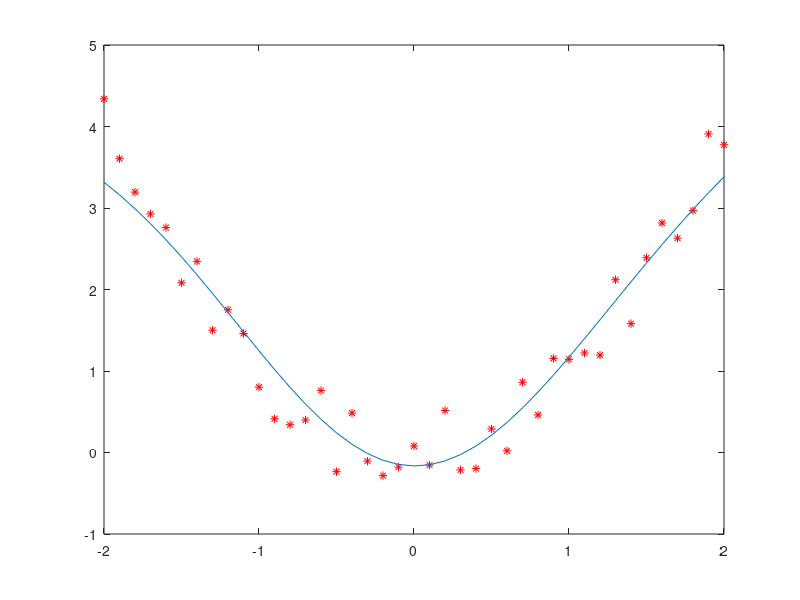

MATLAB code for this plot:
clear close()
P = -2 :0.1: 2; T = P.^2 + 1*(rand(size(P))-0.5); 

%siec 
S1 = 100;
W1 = rand(S1, 1)- 0.5; B1 = rand(S1, 1)- 0.5;
W2 = rand(1, S1) -0,5; B2 = rand(1,1) -0.5;
lr = 0.001


for  epoka = 1 : 100
%odpowiedz sieci
A1 = tanh(W1*P + B1*ones(size(P)));
A2 = W2*A1 + B2;

%propagacja wsteczna
E2 = T - A2;
E1 = W2'*E2;

dW2 = lr* E2 * A1';
dB2 = lr *E2 * ones(size(E2))';
dW1 = lr * (1 - A1.*A1) .* E1 * P';
dB1 = lr * (1 - A1.*A1) .* E1 * ones(size(P))';

W2 = W2 + dW2; B2 =  B2 + dB2;
W1 = W1 + dW1; B1 = B1 + dB1;


if (mod(epoka, 1)==0)
clf();
plot(P,T, 'r*')
hold on
plot(P,A2)
pause(0.05);
endif

end
